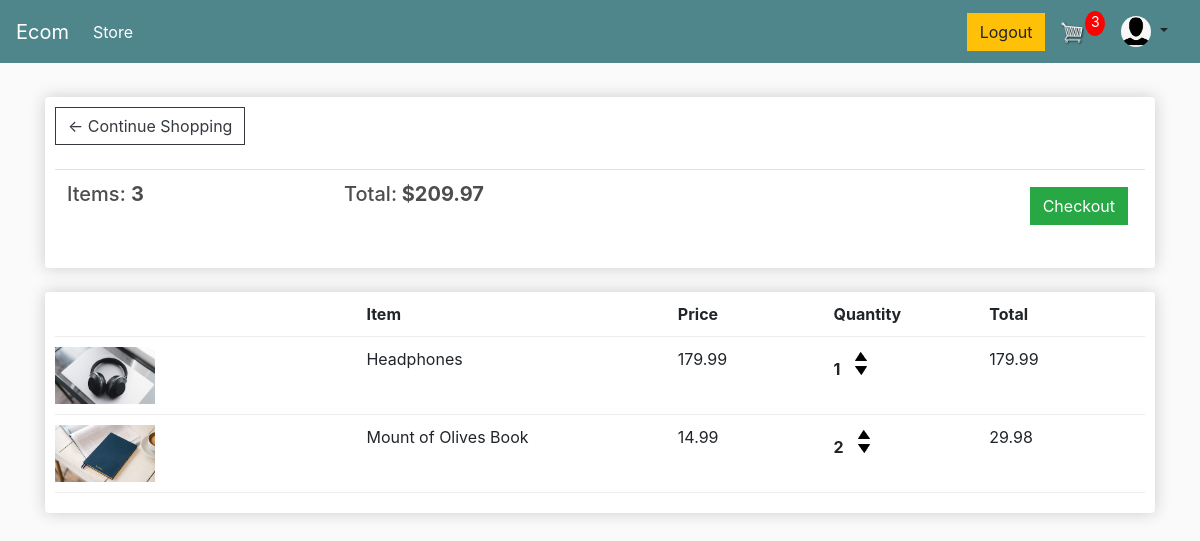
The app's page /cart/ (signed in), older data.
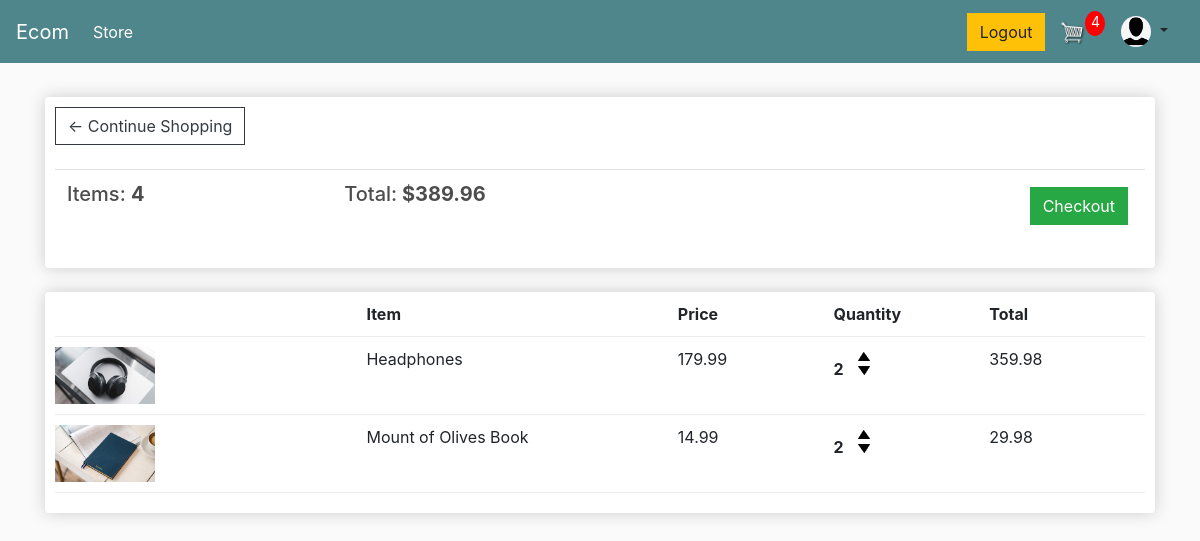
The same page, newer data.
### store/models.py (models this page shows, shortened)
class Order(models.Model):
    customer = models.ForeignKey(Customer, on_delete=models.SET_NULL, null=True, blank=True)
    date_ordered = models.DateTimeField(auto_now_add=True)
    complete = models.BooleanField(default=False, null=True, blank=False)
    transaction_id = models.CharField(max_length=100, null=True)
    @property
    def get_cart_total(self):
        order_items = self.orderitem_set.all()
        total = sum([item.get_total for item in order_items])
        return total
    @property
    def get_number_of_items(self):
        order_items = self.orderitem_set.all()
        total = sum([item.quantity for item in order_items])
        return total

class OrderItem(models.Model):
    product = models.ForeignKey(Product, on_delete=models.SET_NULL, null=True, blank=True)
    order = models.ForeignKey(Order, on_delete=models.SET_NULL, null=True, blank=True)
    quantity = models.IntegerField(default=0, null=True, blank=True)
    date_added = models.DateTimeField(auto_now_add=True)
    @property
    def get_total(self):
        return self.quantity * self.product.price

class Product(models.Model):
    name = models.CharField(max_length=200, null=True)
    price = models.FloatField()
    digital = models.BooleanField(default=False, null=True, blank=True)
    image = models.ImageField(null=True, blank=True)
    @property
    def imageURL(self):
        try:
            url = self.image.url
        except:
            url = ''
        return url

### store/views.py (the view)
# urls.py: path('cart/', views.cart, name = 'cart'),
def cart(request):
    cookieData = cartData(request = request)
    noOfCartItems = cookieData['noOfCartItems']
    order = cookieData['order']
    items = cookieData['items']
    context={ 'items': items, 'order': order, 'noOfCartItems':  noOfCartItems }
    return render(request, 'store/cart.html', context)

### store/utils.py (called while the page is built)
def cartData(request):
    if request.user.is_authenticated:
        customer = request.user.customer
        order, created = Order.objects.get_or_create(customer = customer, complete = False)
        items = order.orderitem_set.all()
        noOfCartItems = order.get_number_of_items
    else:
        cookieData = cookieCart(request = request)
        noOfCartItems = cookieData['noOfCartItems']
        order = cookieData['order']
        items = cookieData['items']
    return {
        'noOfCartItems': noOfCartItems,
        'order': order,
        'items': items
    }

### templates/store/cart.html
{% extends 'store/main.html' %}
{% load static %}
{% block content %}
    <div class="row">
        <div class="col-lg-12">
            <div class="box-element">
                <a  class="btn btn-outline-dark" href="{% url 'store' %}">&#x2190; Continue Shopping</a>
                <br>
                <br>
                <table class="table">
                    <tr>
                        <th><h5>Items: <strong>{{ order.get_number_of_items }} </strong></h5></th>
                        <th><h5>Total:<strong> ${{order.get_cart_total|floatformat:2}} </strong></h5></th>
                        <th>
                            <a  style="float:right; margin:5px;" class="btn btn-success" href="{% url 'checkout' %}">Checkout</a>
                        </th>
                    </tr>
                </table>
            </div>
            <br>
            <div class="box-element">
                <div class="cart-row">
                    <div style="flex:2"></div>
                    <div style="flex:2"><strong>Item</strong></div>
                    <div style="flex:1"><strong>Price</strong></div>
                    <div style="flex:1"><strong>Quantity</strong></div>
                    <div style="flex:1"><strong>Total</strong></div>
                </div>
                {% for item in items %}
                    <div class="cart-row">
                        <div style="flex:2"><img class="row-image" src="{{item.product.imageURL}}"></div>
                        <div style="flex:2"><p>{{item.product.name}}</p></div>
                        <div style="flex:1"><p>{{item.product.price|floatformat:2}} </p></div>
                        <div style="flex:1">
                            <p class="quantity">{{item.quantity}}</p>
                            <div class="quantity">
                                <img data-product={{item.product.id}} data-action="add"  class="chg-quantity update-cart" src="{% static  'images/arrow-up.png' %}">
                                <img data-product={{item.product.id}} data-action="remove"  class="chg-quantity update-cart" src="{% static  'images/arrow-down.png' %}">
                            </div>
                        </div>
                        <div style="flex:1"><p>{{item.get_total|floatformat:2}} </p></div>
                    </div>
                {% endfor %}
        </div>
    </div>
{% endblock content %}

### templates/store/main.html (shortened to what this page needs)
<!DOCTYPE html>
{% load static %}
<html>
    <head>
           <link rel="stylesheet" href="https://stackpath.bootstrapcdn.com/bootstrap/4.4.1/css/bootstrap.min.css">
           <link rel="stylesheet" type="text/css" href="{% static 'css/main.css' %}">
    </head>
    <body>
        <nav class="navbar navbar-expand-lg navbar-dark bg-dark">
            <a class="navbar-brand" href="{% url 'store' %}">Ecom</a>
            <div class="collapse navbar-collapse" id="navbarSupportedContent">
                <ul class="navbar-nav mr-auto">
                    <li class="nav-item active">
                        <a class="nav-link" href="{% url 'store' %}">Store <span class="sr-only">(current)</span></a>
                    </li>
                </ul>
                <div class="form-inline my-2 my-lg-0">
                    {% if user.is_authenticated %}
                        <a href={%url 'logout'%} class="btn btn-warning">Logout</a>
                    {% else %}
                        <a href={%url 'login'%} class="btn btn-warning mr-3">Login</a>
                        {% comment %} <a class="nav-item nav-link" href={%url 'login'%}>Login</a> {% endcomment %}
                        <a href={%url 'register'%} class="btn btn-success">Register</a>
                    {% endif %}
                    <a href="{% url 'cart' %}">
                        <img  id="cart-icon" src="{% static 'images/cart.png' %}">
                    </a>
                    <p id="cart-total">{{ noOfCartItems }}</p>
                </div>
                <div class="nav-item dropdown p-0 m-0">
                    <a class="nav-link dropdown-toggle" role="button" data-toggle="dropdown" aria-haspopup="true" aria-expanded="false">
                        <img class="rounded-circle article-img" width="30" src="{{ request.user.customer.image.url }}">
                    </a>
            </div>
        </nav>
         <div class="container">
            <br>
            {% block content %}
            {% endblock content %}
         </div>
    </body>
</html>

Row changes from the older to the newer data that the page shows:
changed through a linked row, Order: get_number_of_items "3" → "4"; get_cart_total "209.97" → "389.96"
changed OrderItem "Headphones": quantity "1" → "2"; get_total "179.99" → "359.98"
Text that changed along with them:
{{ noOfCartItems }}: "3" → "4"
